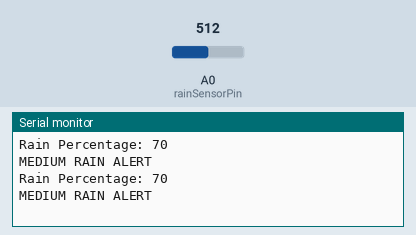
Simulated run of this sketch. Board: Arduino Uno, built with avr-gcc and run on an emulated ATmega328P. On the bench: the last lines printed to the serial monitor. Inputs (shaded band) come from the test bench; at power-on: A0 (rainSensorPin) = 512.

Above: at 1.8 s.
1.9 s: A0 (rainSensorPin) set to 644
At 2.3 s:
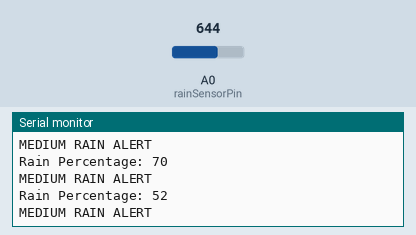
3.4 s: A0 (rainSensorPin) set to 666
At 4.8 s:
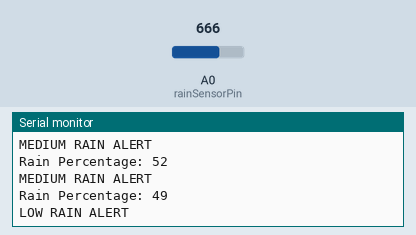
6.5 s: A0 (rainSensorPin) set to 860
At 7.4 s:
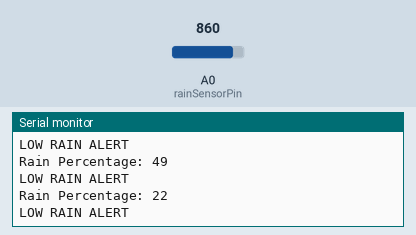
8.0 s: A0 (rainSensorPin) set to 889
At 8.8 s:
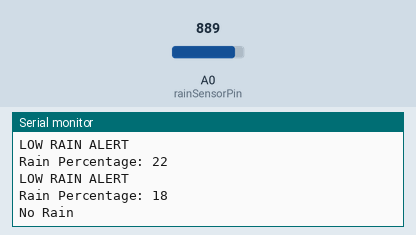
Timing chart, 0 to 11.0 s (numbered marks = the images above; inputs shaded):
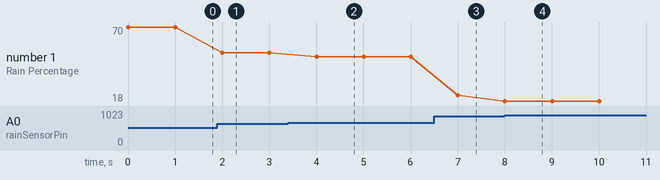

The sketch:

rainSensor.ino
```cpp
#define rainSensorPin A0

int rawValue;
int rainPercent;

float lowRainPercent = 20;  // example threshold
float midRainPercent = 50;  // example threshold
float highRainPercent = 80; // example threshold

bool lowRain;
bool midRain;
bool highRain;

void setup() {
  Serial.begin(9600);
}

void loop() {

  rawValue = analogRead(rainSensorPin);

  // Convert sensor value to percentage
  rainPercent = map(rawValue, 1023, 300, 0, 100);
  rainPercent = constrain(rainPercent, 0, 100);

  Serial.print("Rain Percentage: ");
  Serial.println(rainPercent);

  // Compare with thresholds
  lowRain = (rainPercent > lowRainPercent);
  midRain = (rainPercent > midRainPercent);
  highRain = (rainPercent > highRainPercent);

  if (highRain) {
    Serial.println("HIGH RAIN ALERT");
  }
  else if (midRain) {
    Serial.println("MEDIUM RAIN ALERT");
  }
  else if (lowRain) {
    Serial.println("LOW RAIN ALERT");
  }
  else {
    Serial.println("No Rain");
  }

  delay(1000);
}
```

Measured:
- the behaviour switches between 654 and 655 on A0 (rainSensorPin) (found by bisection; images 1 and 2)
- the behaviour switches between 871 and 872 on A0 (rainSensorPin) (found by bisection; images 3 and 4)
- after the input at 1.9 s, the serial monitor: prints a new line after 0.10 s (image 1)
- after the input at 3.4 s, the serial monitor: prints a new line after 0.60 s (image 2)
- after the input at 6.5 s, the serial monitor: prints a new line after 0.50 s (image 3)
- after the input at 8.0 s, the serial monitor: prints a new line at once (image 4)
- plotted number 1: 70 → 52 after the input at 1.9 s, 52 → 49 after the input at 3.4 s, 49 → 22 after the input at 6.5 s, 22 → 18 after the input at 8.0 s
